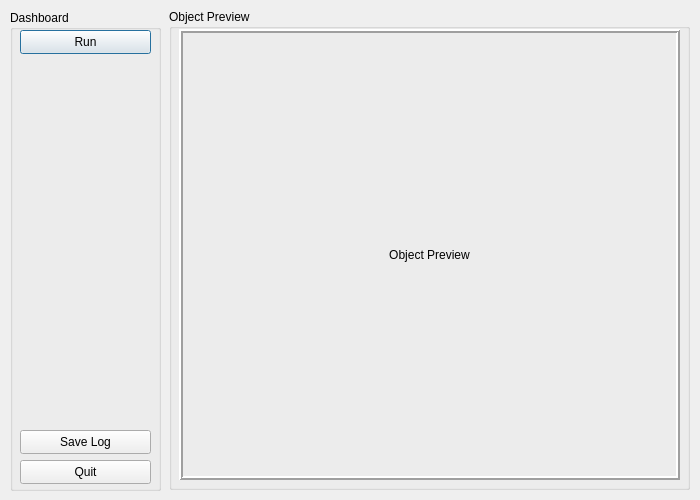
<?xml version="1.0" encoding="UTF-8"?>
<ui version="4.0">
 <class>Dialog</class>
 <widget class="QDialog" name="Dialog">
  <property name="geometry">
   <rect>
    <x>0</x>
    <y>0</y>
    <width>700</width>
    <height>500</height>
   </rect>
  </property>
  <property name="windowTitle">
   <string>Aplikasi Deteksi Hama</string>
  </property>
  <widget class="QGroupBox" name="dashboardBox">
   <property name="geometry">
    <rect>
     <x>10</x>
     <y>10</y>
     <width>151</width>
     <height>481</height>
    </rect>
   </property>
   <property name="title">
    <string>Dashboard</string>
   </property>
   <widget class="QPushButton" name="runButton">
    <property name="geometry">
     <rect>
      <x>10</x>
      <y>20</y>
      <width>131</width>
      <height>24</height>
     </rect>
    </property>
    <property name="cursor">
     <cursorShape>PointingHandCursor</cursorShape>
    </property>
    <property name="text">
     <string>Run</string>
    </property>
   </widget>
   <widget class="QPushButton" name="saveButton">
    <property name="geometry">
     <rect>
      <x>10</x>
      <y>420</y>
      <width>131</width>
      <height>24</height>
     </rect>
    </property>
    <property name="cursor">
     <cursorShape>PointingHandCursor</cursorShape>
    </property>
    <property name="text">
     <string>Save Log</string>
    </property>
   </widget>
   <widget class="QPushButton" name="quitButton">
    <property name="geometry">
     <rect>
      <x>10</x>
      <y>450</y>
      <width>131</width>
      <height>24</height>
     </rect>
    </property>
    <property name="cursor">
     <cursorShape>PointingHandCursor</cursorShape>
    </property>
    <property name="text">
     <string>Quit</string>
    </property>
   </widget>
  </widget>
  <widget class="QGroupBox" name="objectPreviewBox">
   <property name="geometry">
    <rect>
     <x>169</x>
     <y>9</y>
     <width>521</width>
     <height>481</height>
    </rect>
   </property>
   <property name="title">
    <string>Object Preview</string>
   </property>
   <widget class="QLabel" name="objectPreview">
    <property name="geometry">
     <rect>
      <x>10</x>
      <y>20</y>
      <width>501</width>
      <height>451</height>
     </rect>
    </property>
    <property name="autoFillBackground">
     <bool>false</bool>
    </property>
    <property name="frameShape">
     <enum>QFrame::Box</enum>
    </property>
    <property name="frameShadow">
     <enum>QFrame::Raised</enum>
    </property>
    <property name="lineWidth">
     <number>2</number>
    </property>
    <property name="text">
     <string>Object Preview</string>
    </property>
    <property name="scaledContents">
     <bool>true</bool>
    </property>
    <property name="alignment">
     <set>Qt::AlignCenter</set>
    </property>
   </widget>
  </widget>
  <zorder>objectPreviewBox</zorder>
  <zorder>dashboardBox</zorder>
 </widget>
 <resources/>
 <connections/>
</ui>
